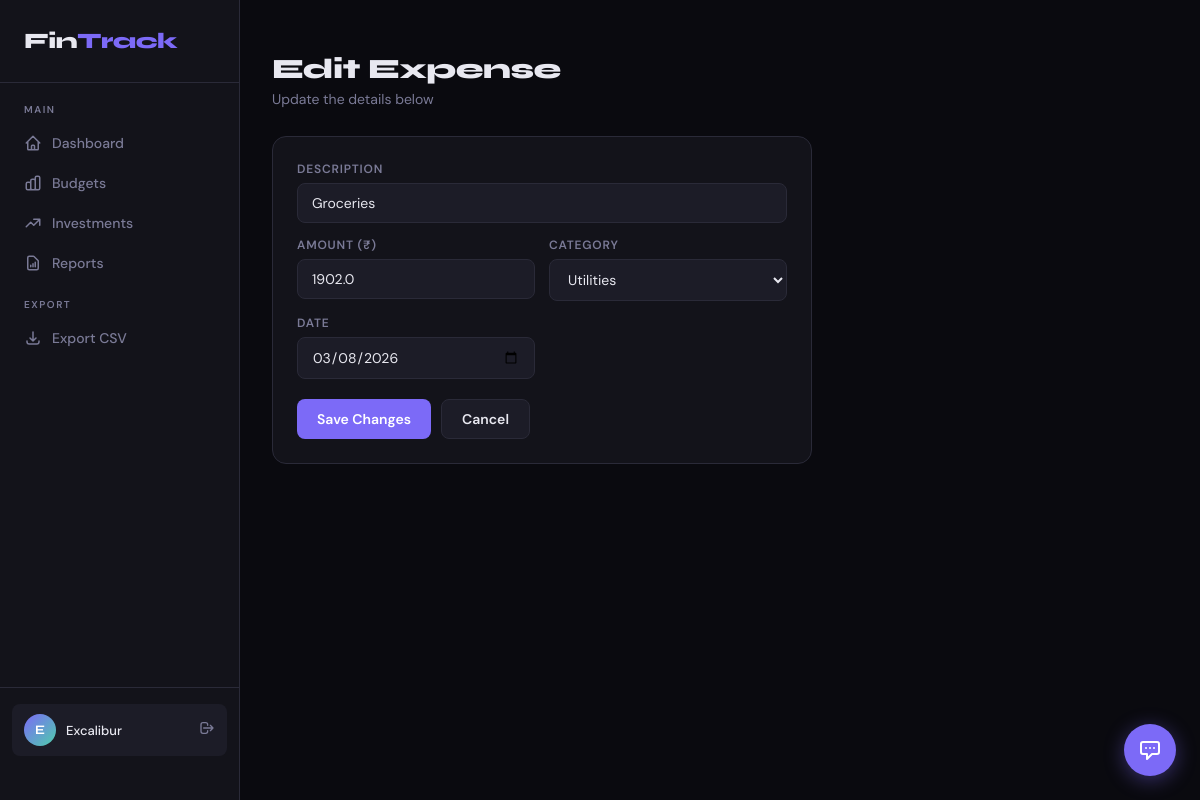
/edit/2 (signed in), run on the app's committed database.
### app.py (models this page shows)
class User(db.Model, UserMixin):
    id = db.Column(db.Integer, primary_key=True)
    username = db.Column(db.String(100), unique=True, nullable=False)
    password = db.Column(db.String(200), nullable=False)
    currency = db.Column(db.String(10), default="₹")

class Expense(db.Model):
    id = db.Column(db.Integer, primary_key=True)
    user_id = db.Column(db.Integer, db.ForeignKey('user.id'))
    description = db.Column(db.String(120), nullable=False)
    amount = db.Column(db.Float, nullable=False)
    category = db.Column(db.String(50), nullable=False)
    date = db.Column(db.Date, nullable=False, default=date.today)
    is_recurring = db.Column(db.Boolean, default=False)
    recurrence = db.Column(db.String(20), nullable=True)  # monthly/weekly

### app.py (the view, shortened to what this page needs)
@app.route("/edit/<int:expense_id>", methods=["GET", "POST"])
@login_required
def edit(expense_id):
    expense = Expense.query.get_or_404(expense_id)
    if expense.user_id != current_user.id:
        flash("Unauthorized", "error")
        return redirect(url_for("index"))
    return render_template("edit.html", expense=expense, categories=EXPENSE_CATEGORIES, currency=current_user.currency)

### app.py (called while the page is built)
@login_manager.user_loader
def load_user(user_id):
    return User.query.get(int(user_id))

### templates/edit.html (shortened to what this page needs)
{% extends "base.html" %}
{% block content %}
<div class="page-header">
  <h1 class="page-title">Edit Expense</h1>
  <p class="page-subtitle">Update the details below</p>
</div>
<div class="card" style="max-width:540px;">
  <form method="POST" action="{{ url_for('edit', expense_id=expense.id) }}">
    <div class="form-grid">
      <div class="form-group" style="grid-column:1/-1">
        <label>Description</label>
        <input type="text" name="description" value="{{ expense.description }}" required>
      </div>
      <div class="form-group">
        <label>Amount ({{ currency }})</label>
        <input type="number" name="amount" step="0.01" value="{{ expense.amount }}" required>
      </div>
      <div class="form-group">
        <label>Category</label>
        <select name="category" required>
          {% for c in categories %}
          <option {% if c == expense.category %}selected{% endif %}>{{ c }}</option>
          {% endfor %}
        </select>
      </div>
      <div class="form-group">
        <label>Date</label>
        <input type="date" name="date" value="{{ expense.date }}" required>
      </div>
    </div>
    <div style="margin-top:20px;display:flex;gap:10px;">
      <button type="submit" class="btn btn-primary">Save Changes</button>
      <a href="{{ url_for('index') }}" class="btn btn-ghost">Cancel</a>
    </div>
  </form>
</div>
{% endblock %}

### templates/base.html (shortened to what this page needs)
<!DOCTYPE html>
<html lang="en">
<head>
</head>
<body>
{% if current_user.is_authenticated %}
<aside class="sidebar">
  <div class="sidebar-logo">Fin<span>Track</span></div>
  <nav class="sidebar-nav">
    <div class="nav-label">Main</div>
    <a href="{{ url_for('index') }}" class="nav-link {% if request.endpoint == 'index' %}active{% endif %}">
      <svg fill="none" viewBox="0 0 24 24" stroke="currentColor"><path stroke-linecap="round" stroke-linejoin="round" stroke-width="2" d="M3 12l2-2m0 0l7-7 7 7M5 10v10a1 1 0 001 1h3m10-11l2 2m-2-2v10a1 1 0 01-1 1h-3m-6 0a1 1 0 001-1v-4a1 1 0 011-1h2a1 1 0 011 1v4a1 1 0 001 1m-6 0h6"/></svg>
      Dashboard
    </a>
    <a href="{{ url_for('budget') }}" class="nav-link {% if request.endpoint == 'budget' %}active{% endif %}">
      Budgets
    </a>
    <a href="{{ url_for('investments') }}" class="nav-link {% if request.endpoint == 'investments' %}active{% endif %}">
      <svg fill="none" viewBox="0 0 24 24" stroke="currentColor"><path stroke-linecap="round" stroke-linejoin="round" stroke-width="2" d="M13 7h8m0 0v8m0-8l-8 8-4-4-6 6"/></svg>
      Investments
    </a>
    <a href="{{ url_for('report') }}" class="nav-link {% if request.endpoint == 'report' %}active{% endif %}">
      <svg fill="none" viewBox="0 0 24 24" stroke="currentColor"><path stroke-linecap="round" stroke-linejoin="round" stroke-width="2" d="M9 17v-2m3 2v-4m3 4v-6m2 10H7a2 2 0 01-2-2V5a2 2 0 012-2h5.586a1 1 0 01.707.293l5.414 5.414a1 1 0 01.293.707V19a2 2 0 01-2 2z"/></svg>
      Reports
    </a>
    <div class="nav-label" style="margin-top:16px">Export</div>
    <a href="{{ url_for('export_csv') }}" class="nav-link">
      <svg fill="none" viewBox="0 0 24 24" stroke="currentColor"><path stroke-linecap="round" stroke-linejoin="round" stroke-width="2" d="M4 16v1a3 3 0 003 3h10a3 3 0 003-3v-1m-4-4l-4 4m0 0l-4-4m4 4V4"/></svg>
      Export CSV
    </a>
  </nav>
  <div class="sidebar-footer">
    <div class="user-chip">
      <div class="user-avatar">{{ current_user.username[0].upper() }}</div>
      <div class="user-name">{{ current_user.username }}</div>
      <a href="{{ url_for('logout') }}" class="logout-btn">
        <svg width="16" height="16" fill="none" viewBox="0 0 24 24" stroke="currentColor"><path stroke-linecap="round" stroke-linejoin="round" stroke-width="2" d="M17 16l4-4m0 0l-4-4m4 4H7m6 4v1a3 3 0 01-3 3H6a3 3 0 01-3-3V7a3 3 0 013-3h4a3 3 0 013 3v1"/></svg>
      </a>
    </div>
  </div>
</aside>
{% endif %}
<main class="main" {% if not current_user.is_authenticated %}style="margin-left:0"{% endif %}>
  {% block content %}{% endblock %}
</main>
{% if current_user.is_authenticated %}
<div class="chat-widget">
  <button class="chat-toggle" onclick="document.getElementById('chatBox').classList.toggle('open')">
    <svg fill="none" viewBox="0 0 24 24" stroke="currentColor"><path stroke-linecap="round" stroke-linejoin="round" stroke-width="2" d="M8 10h.01M12 10h.01M16 10h.01M9 16H5a2 2 0 01-2-2V6a2 2 0 012-2h14a2 2 0 012 2v8a2 2 0 01-2 2h-5l-5 5v-5z"/></svg>
  </button>
</div>
{% endif %}
</body>
</html>

### templates/base.html (style rules this page uses)
:root { --bg: #0a0a0f; --surface: #13131a; --surface2: #1c1c27; --border: #2a2a38; --accent: #7c6af7; --accent2: #4ecdab; --accent3: #f76a6a; --text: #e8e8f0; --text-muted: #7a7a96; --success: #3dd68c; --warning: #f5a524; --danger: #f76a6a; --radius: 14px; --radius-sm: 8px; }
*, *::before, *::after { box-sizing: border-box; margin: 0; padding: 0; }
body { font-family: 'DM Sans', sans-serif; background: var(--bg); color: var(--text); min-height: 100vh; display: flex; }
.sidebar { width: 240px; min-height: 100vh; background: var(--surface); border-right: 1px solid var(--border); display: flex; flex-direction: column; padding: 28px 0; position: fixed; top: 0; left: 0; z-index: 100; }
.sidebar-logo { font-family: 'Syne', sans-serif; font-size: 22px; font-weight: 800; color: var(--text); padding: 0 24px 28px; border-bottom: 1px solid var(--border); letter-spacing: -0.5px; }
.sidebar-logo span { color: var(--accent); }
.sidebar-nav { padding: 20px 12px; flex: 1; }
.nav-label { font-size: 10px; font-weight: 600; text-transform: uppercase; letter-spacing: 1.5px; color: var(--text-muted); padding: 0 12px; margin-bottom: 8px; }
.nav-link { display: flex; align-items: center; gap: 10px; padding: 10px 12px; border-radius: var(--radius-sm); color: var(--text-muted); text-decoration: none; font-size: 14px; font-weight: 500; transition: all 0.2s; margin-bottom: 2px; }
.nav-link svg { width: 18px; height: 18px; flex-shrink: 0; }
.sidebar-footer { padding: 16px 12px; border-top: 1px solid var(--border); }
.user-chip { display: flex; align-items: center; gap: 10px; padding: 10px 12px; border-radius: var(--radius-sm); background: var(--surface2); }
.user-avatar { width: 32px; height: 32px; border-radius: 50%; background: linear-gradient(135deg, var(--accent), var(--accent2)); display: flex; align-items: center; justify-content: center; font-family: 'Syne', sans-serif; font-weight: 700; font-size: 13px; color: white; }
.user-name { font-size: 13px; font-weight: 500; flex: 1; }
.logout-btn { font-size: 12px; color: var(--text-muted); text-decoration: none; transition: color 0.2s; }
.main { margin-left: 240px; flex: 1; padding: 32px; min-height: 100vh; }
.page-header { margin-bottom: 28px; }
.page-title { font-family: 'Syne', sans-serif; font-size: 28px; font-weight: 800; letter-spacing: -0.5px; }
.page-subtitle { color: var(--text-muted); font-size: 14px; margin-top: 4px; }
.card { background: var(--surface); border: 1px solid var(--border); border-radius: var(--radius); padding: 24px; }
.form-grid { display: grid; grid-template-columns: repeat(auto-fit, minmax(180px, 1fr)); gap: 14px; }
.form-group { display: flex; flex-direction: column; gap: 6px; }
label { font-size: 12px; font-weight: 600; color: var(--text-muted); text-transform: uppercase; letter-spacing: 0.8px; }
input, select, textarea { background: var(--surface2); border: 1px solid var(--border); border-radius: var(--radius-sm); color: var(--text); padding: 10px 14px; font-size: 14px; font-family: 'DM Sans', sans-serif; transition: border-color 0.2s; width: 100%; }
select option { background: var(--surface2); }
.btn { padding: 10px 20px; border-radius: var(--radius-sm); font-family: 'DM Sans', sans-serif; font-size: 14px; font-weight: 600; cursor: pointer; border: none; transition: all 0.2s; display: inline-flex; align-items: center; gap: 8px; text-decoration: none; }
.btn-primary { background: var(--accent); color: white; }
.btn-ghost { background: var(--surface2); color: var(--text); border: 1px solid var(--border); }
.chat-widget { position: fixed; bottom: 24px; right: 24px; z-index: 999; }
.chat-toggle { width: 52px; height: 52px; border-radius: 50%; background: var(--accent); border: none; cursor: pointer; display: flex; align-items: center; justify-content: center; box-shadow: 0 4px 20px rgba(124,106,247,0.4); transition: all 0.2s; }
.chat-toggle svg { width: 24px; height: 24px; color: white; }

### data on the page
User: username "E", username "Excalibur"
Expense: description "Groceries", amount "1902.0", category "Utilities", date "03/08/2026"

### other printed values
{{ currency }} "₹"
